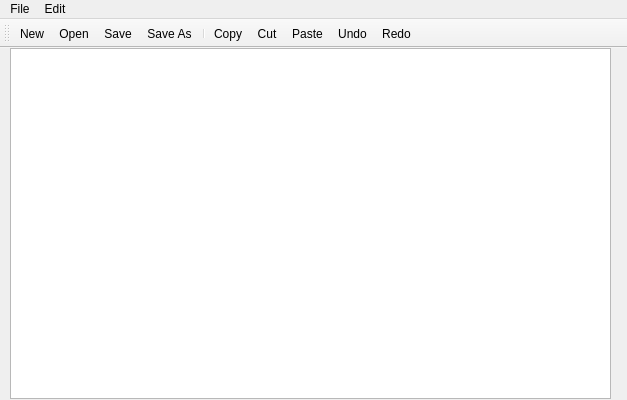
<?xml version="1.0" encoding="utf-8"?>
<ui version="4.0">
  <class>notepadClass</class>
  <widget class="QMainWindow" name="notepadClass">
    <property name="geometry">
      <rect>
        <x>0</x>
        <y>0</y>
        <width>627</width>
        <height>400</height>
      </rect>
    </property>
    <property name="windowTitle">
      <string>notepad</string>
    </property>
    <widget class="QWidget" name="centralWidget">
      <widget class="QTextEdit" name="textEdit">
        <property name="geometry">
          <rect>
            <x>10</x>
            <y>0</y>
            <width>601</width>
            <height>351</height>
          </rect>
        </property>
      </widget>
    </widget>
    <widget class="QMenuBar" name="menuBar">
      <property name="geometry">
        <rect>
          <x>0</x>
          <y>0</y>
          <width>627</width>
          <height>21</height>
        </rect>
      </property>
      <widget class="QMenu" name="menuFile">
        <property name="title">
          <string>File</string>
        </property>
        <addaction name="actionNew"/>
        <addaction name="actionOpen"/>
        <addaction name="actionSave"/>
        <addaction name="actionSave_As"/>
      </widget>
      <widget class="QMenu" name="menuEdit">
        <property name="title">
          <string>Edit</string>
        </property>
        <addaction name="actionCopy"/>
        <addaction name="actionCut"/>
        <addaction name="actionPaste"/>
        <addaction name="actionUndo"/>
        <addaction name="actionRedo"/>
      </widget>
      <addaction name="menuFile"/>
      <addaction name="menuEdit"/>
    </widget>
    <widget class="QToolBar" name="mainToolBar">
      <property name="iconSize">
        <size>
          <width>30</width>
          <height>30</height>
        </size>
      </property>
      <property name="toolButtonStyle">
        <enum>Qt::ToolButtonIconOnly</enum>
      </property>
      <attribute name="toolBarArea">
        <enum>TopToolBarArea</enum>
      </attribute>
      <attribute name="toolBarBreak">
        <bool>false</bool>
      </attribute>
      <addaction name="actionNew"/>
      <addaction name="actionOpen"/>
      <addaction name="actionSave"/>
      <addaction name="actionSave_As"/>
      <addaction name="separator"/>
      <addaction name="actionCopy"/>
      <addaction name="actionCut"/>
      <addaction name="actionPaste"/>
      <addaction name="actionUndo"/>
      <addaction name="actionRedo"/>
    </widget>
    <action name="actionNew">
      <property name="icon">
        <iconset>
          <normaloff>Resources/new.png</normaloff>Resources/new.png
        </iconset>
      </property>
      <property name="text">
        <string>New</string>
      </property>
    </action>
    <action name="actionOpen">
      <property name="icon">
        <iconset>
          <normaloff>Resources/open.png</normaloff>Resources/open.png
        </iconset>
      </property>
      <property name="text">
        <string>Open</string>
      </property>
    </action>
    <action name="actionSave">
      <property name="icon">
        <iconset>
          <normaloff>Resources/save.png</normaloff>Resources/save.png
        </iconset>
      </property>
      <property name="text">
        <string>Save</string>
      </property>
    </action>
    <action name="actionSave_As">
      <property name="icon">
        <iconset>
          <normaloff>Resources/saveas.png</normaloff>Resources/saveas.png
        </iconset>
      </property>
      <property name="text">
        <string>Save As</string>
      </property>
    </action>
    <action name="actionCopy">
      <property name="icon">
        <iconset>
          <normaloff>Resources/copy.png</normaloff>Resources/copy.png
        </iconset>
      </property>
      <property name="text">
        <string>Copy</string>
      </property>
    </action>
    <action name="actionCut">
      <property name="icon">
        <iconset>
          <normaloff>Resources/cut.png</normaloff>Resources/cut.png
        </iconset>
      </property>
      <property name="text">
        <string>Cut</string>
      </property>
    </action>
    <action name="actionPaste">
      <property name="icon">
        <iconset>
          <normaloff>Resources/paste.png</normaloff>Resources/paste.png
        </iconset>
      </property>
      <property name="text">
        <string>Paste</string>
      </property>
    </action>
    <action name="actionUndo">
      <property name="icon">
        <iconset>
          <normaloff>Resources/undo.png</normaloff>Resources/undo.png
        </iconset>
      </property>
      <property name="text">
        <string>Undo</string>
      </property>
    </action>
    <action name="actionRedo">
      <property name="icon">
        <iconset>
          <normaloff>Resources/redo.png</normaloff>Resources/redo.png
        </iconset>
      </property>
      <property name="text">
        <string>Redo</string>
      </property>
    </action>
  </widget>
  <layoutdefault spacing="6" margin="11"/>
  <resources>
    <include location="notepad.qrc"/>
  </resources>
  <connections/>
</ui>
